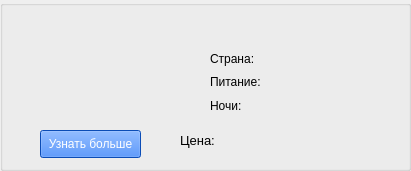
  <widget class="QGroupBox" name="groupBox_7">
   <property name="geometry">
    <rect>
     <x>550</x>
     <y>710</y>
     <width>411</width>
     <height>171</height>
    </rect>
   </property>
   <property name="title">
    <string/>
   </property>
   <widget class="QLabel" name="picture_10">
    <property name="geometry">
     <rect>
      <x>20</x>
      <y>20</y>
      <width>131</width>
      <height>101</height>
     </rect>
    </property>
    <property name="text">
     <string/>
    </property>
   </widget>
   <widget class="QLabel" name="name_10">
    <property name="geometry">
     <rect>
      <x>160</x>
      <y>10</y>
      <width>241</width>
      <height>31</height>
     </rect>
    </property>
    <property name="font">
     <font>
      <family>Segoe Print</family>
      <pointsize>11</pointsize>
      <underline>true</underline>
     </font>
    </property>
    <property name="text">
     <string/>
    </property>
   </widget>
   <widget class="QPushButton" name="pushButton_8">
    <property name="geometry">
     <rect>
      <x>40</x>
      <y>130</y>
      <width>101</width>
      <height>28</height>
     </rect>
    </property>
    <property name="styleSheet">
     <string notr="true">color: white;
background-color:rgb(15, 107, 255)</string>
    </property>
    <property name="text">
     <string>Узнать больше</string>
    </property>
   </widget>
   <widget class="QLabel" name="country_10">
    <property name="geometry">
     <rect>
      <x>270</x>
      <y>50</y>
      <width>121</width>
      <height>16</height>
     </rect>
    </property>
    <property name="text">
     <string/>
    </property>
   </widget>
   <widget class="QLabel" name="meals_10">
    <property name="geometry">
     <rect>
      <x>270</x>
      <y>70</y>
      <width>121</width>
      <height>20</height>
     </rect>
    </property>
    <property name="text">
     <string/>
    </property>
   </widget>
   <widget class="QLabel" name="label_30">
    <property name="geometry">
     <rect>
      <x>180</x>
      <y>120</y>
      <width>51</width>
      <height>41</height>
     </rect>
    </property>
    <property name="font">
     <font>
      <pointsize>10</pointsize>
     </font>
    </property>
    <property name="text">
     <string>Цена:</string>
    </property>
    <property name="textFormat">
     <enum>Qt::AutoText</enum>
    </property>
   </widget>
   <widget class="QLabel" name="nights_10">
    <property name="geometry">
     <rect>
      <x>270</x>
      <y>96</y>
      <width>121</width>
      <height>20</height>
     </rect>
    </property>
    <property name="text">
     <string/>
    </property>
   </widget>
   <widget class="QLabel" name="price_10">
    <property name="geometry">
     <rect>
      <x>240</x>
      <y>120</y>
      <width>161</width>
      <height>41</height>
     </rect>
    </property>
    <property name="font">
     <font>
      <family>Segoe Print</family>
      <pointsize>10</pointsize>
     </font>
    </property>
    <property name="text">
     <string/>
    </property>
   </widget>
   <widget class="QWidget" name="layoutWidget_7">
    <property name="geometry">
     <rect>
      <x>210</x>
      <y>50</y>
      <width>56</width>
      <height>64</height>
     </rect>
    </property>
    <layout class="QVBoxLayout" name="verticalLayout_8">
     <item>
      <widget class="QLabel" name="label_31">
       <property name="text">
        <string>Страна:</string>
       </property>
      </widget>
     </item>
     <item>
      <widget class="QLabel" name="label_32">
       <property name="text">
        <string>Питание:</string>
       </property>
      </widget>
     </item>
     <item>
      <widget class="QLabel" name="label_33">
       <property name="text">
        <string>Ночи:</string>
       </property>
      </widget>
     </item>
    </layout>
   </widget>
   <widget class="QPushButton" name="pushButton_35">
    <property name="geometry">
     <rect>
      <x>160</x>
      <y>10</y>
      <width>231</width>
      <height>31</height>
     </rect>
    </property>
    <property name="font">
     <font>
      <underline>true</underline>
     </font>
    </property>
    <property name="styleSheet">
     <string notr="true">border: 0.3 px solid white;
background-color:rgba(255, 0, 0, 0)</string>
    </property>
    <property name="text">
     <string/>
    </property>
   </widget>
  </widget>
